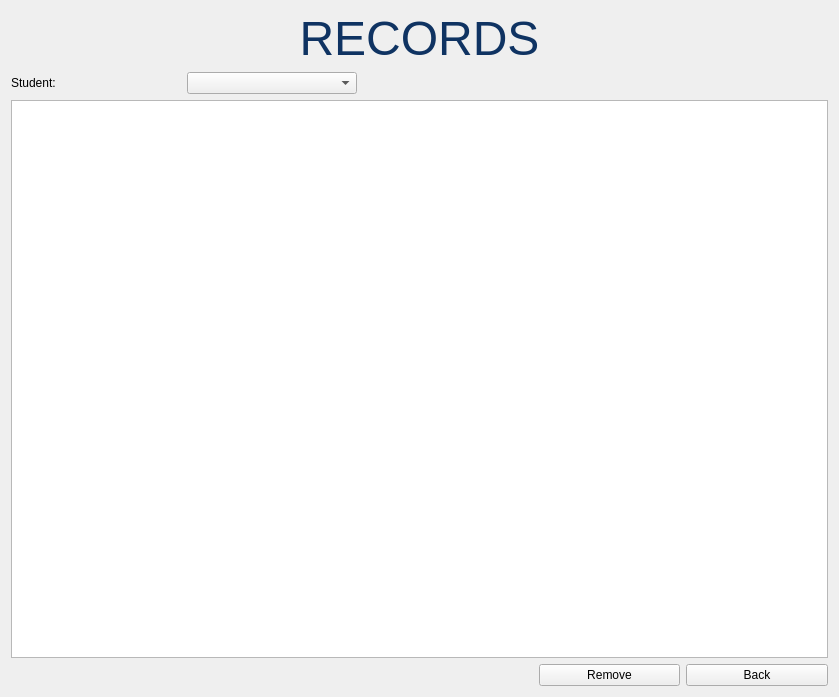
<?xml version="1.0" encoding="UTF-8"?>
<ui version="4.0">
 <class>Form</class>
 <widget class="QWidget" name="Form">
  <property name="geometry">
   <rect>
    <x>0</x>
    <y>0</y>
    <width>839</width>
    <height>697</height>
   </rect>
  </property>
  <property name="windowTitle">
   <string>Form</string>
  </property>
  <layout class="QGridLayout" name="gridLayout">
   <item row="0" column="0" colspan="5">
    <widget class="QLabel" name="label_2">
     <property name="text">
      <string>&lt;html&gt;&lt;head/&gt;&lt;body&gt;&lt;p align=&quot;center&quot;&gt;&lt;span style=&quot; font-size:36pt; color:#0f3362;&quot;&gt;RECORDS&lt;/span&gt;&lt;/p&gt;&lt;/body&gt;&lt;/html&gt;</string>
     </property>
    </widget>
   </item>
   <item row="1" column="0">
    <widget class="QLabel" name="label">
     <property name="text">
      <string>Student:</string>
     </property>
    </widget>
   </item>
   <item row="1" column="1">
    <widget class="QComboBox" name="listStudent"/>
   </item>
   <item row="1" column="2" colspan="3">
    <spacer name="horizontalSpacer">
     <property name="orientation">
      <enum>Qt::Horizontal</enum>
     </property>
     <property name="sizeHint" stdset="0">
      <size>
       <width>453</width>
       <height>20</height>
      </size>
     </property>
    </spacer>
   </item>
   <item row="2" column="0" colspan="5">
    <widget class="QListView" name="listRecords"/>
   </item>
   <item row="3" column="0" colspan="3">
    <spacer name="horizontalSpacer_2">
     <property name="orientation">
      <enum>Qt::Horizontal</enum>
     </property>
     <property name="sizeHint" stdset="0">
      <size>
       <width>538</width>
       <height>20</height>
      </size>
     </property>
    </spacer>
   </item>
   <item row="3" column="3">
    <widget class="QPushButton" name="btnRemove">
     <property name="text">
      <string>Remove</string>
     </property>
    </widget>
   </item>
   <item row="3" column="4">
    <widget class="QPushButton" name="btnBack">
     <property name="text">
      <string>Back</string>
     </property>
    </widget>
   </item>
  </layout>
 </widget>
 <resources/>
 <connections/>
</ui>
